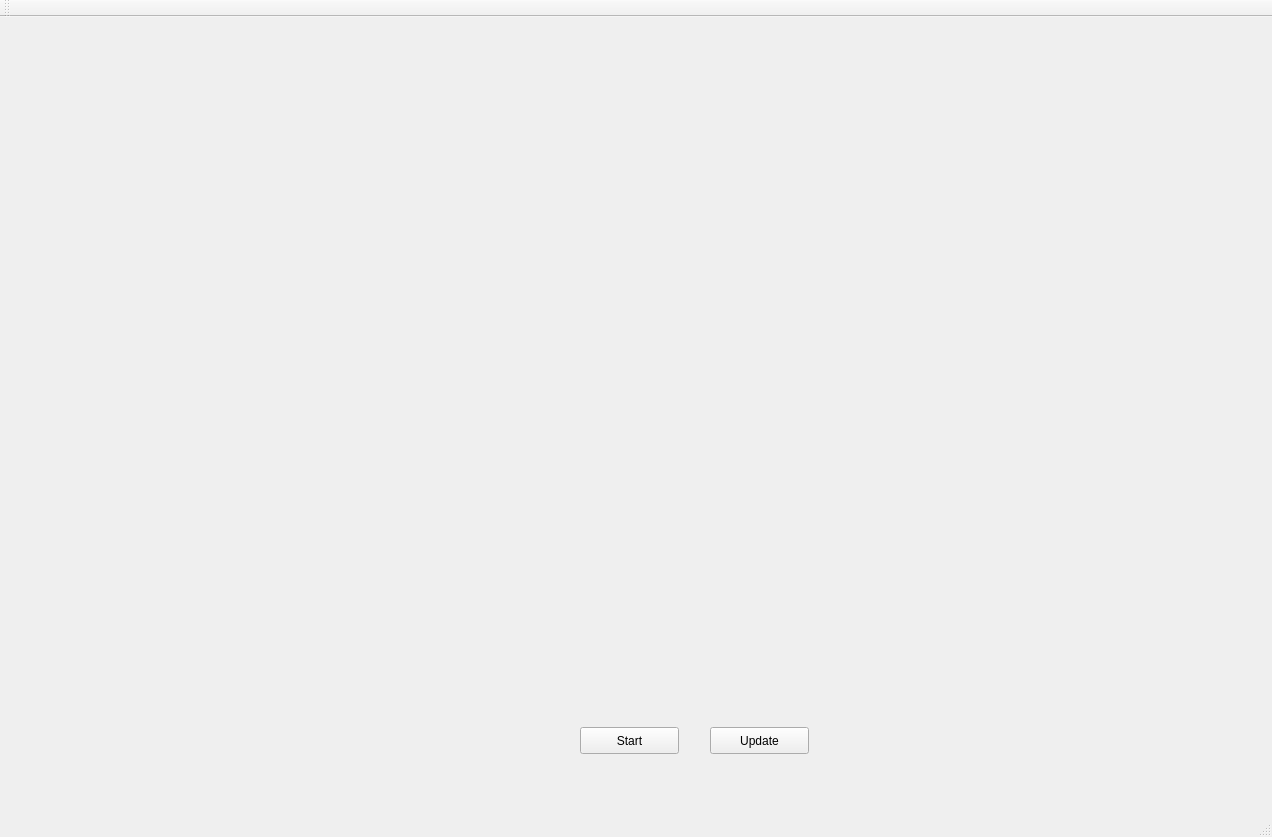
<?xml version="1.0" encoding="UTF-8"?>
<ui version="4.0">
 <class>MainWindow</class>
 <widget class="QMainWindow" name="MainWindow">
  <property name="geometry">
   <rect>
    <x>0</x>
    <y>0</y>
    <width>1272</width>
    <height>837</height>
   </rect>
  </property>
  <property name="windowTitle">
   <string>MainWindow</string>
  </property>
  <widget class="QWidget" name="centralWidget">
   <widget class="QPushButton" name="startButton">
    <property name="geometry">
     <rect>
      <x>580</x>
      <y>710</y>
      <width>99</width>
      <height>27</height>
     </rect>
    </property>
    <property name="text">
     <string>Start</string>
    </property>
   </widget>
   <widget class="QWidget" name="verticalLayoutWidget">
    <property name="geometry">
     <rect>
      <x>10</x>
      <y>10</y>
      <width>1251</width>
      <height>651</height>
     </rect>
    </property>
    <layout class="QVBoxLayout" name="verticalLayout"/>
   </widget>
   <widget class="QPushButton" name="updateButton">
    <property name="geometry">
     <rect>
      <x>710</x>
      <y>710</y>
      <width>99</width>
      <height>27</height>
     </rect>
    </property>
    <property name="text">
     <string>Update</string>
    </property>
   </widget>
  </widget>
  <widget class="QMenuBar" name="menuBar">
   <property name="geometry">
    <rect>
     <x>0</x>
     <y>0</y>
     <width>1272</width>
     <height>25</height>
    </rect>
   </property>
  </widget>
  <widget class="QToolBar" name="mainToolBar">
   <attribute name="toolBarArea">
    <enum>TopToolBarArea</enum>
   </attribute>
   <attribute name="toolBarBreak">
    <bool>false</bool>
   </attribute>
  </widget>
  <widget class="QStatusBar" name="statusBar"/>
 </widget>
 <layoutdefault spacing="6" margin="11"/>
 <resources/>
 <connections/>
</ui>
